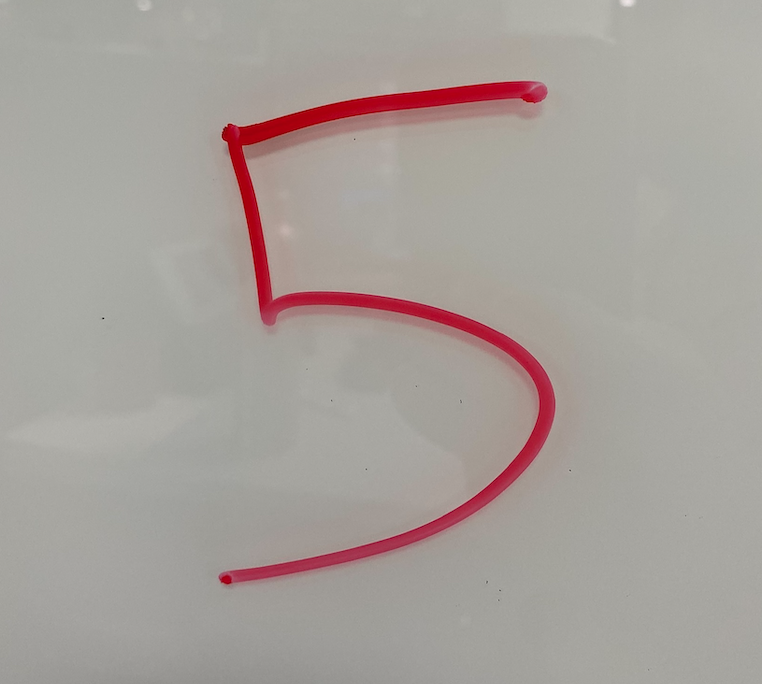
#> input picture Week3/Assignment MNIST Image classification Manish K/test1.png, 762 x 684 px
$ jupyter execute --allow-errors Digits.ipynb
#> lines starting #> are read from the running program, lines starting #| are printed output that depends on the picture; after the words box and inside, x2 and y2 are one past the last pixel; in counts of white or black regions, pixels touching at a corner belong together
[cell 1]
import tensorflow as tf
import numpy as np
import matplotlib.pyplot as plt
from sklearn.ensemble import RandomForestClassifier
from sklearn.metrics import accuracy_score

1. Download the MNIST dataset and load it
2. The MNIST images are **28X28** pixels **784** total pixels
3. The data is already split into 60000 *training* data and 10000 *testing* data

[cell 2]
mnist = tf.keras.datasets.mnist
#> (the rest of this cell did not finish here and is left out)

Print the images to test, note the MNIST dataset is a set of **greyscale** images. \
Passing the `cmap='gray'` tells `matplotlib` to render accordingly

[cell 3]
names = ['0', '1', '2', '3', '4', '5', '6', '7', '8', '9']
#> (the rest of this cell did not finish here and is left out)

Feature scaling the pixels in images

#> (a cell that did not finish here is left out)

Change the *testing* and *training* samples to 1D Array to have it 28 X 28 = 784 Features. Each pixel will be a feature

#> (a cell that did not finish here is left out)

[cell 6]
model = RandomForestClassifier()
#> (the rest of this cell did not finish here and is left out)

#> (a cell that did not finish here is left out)

##### To Test: #####
1. Read the images
2. Convert image to grayscale as the MNIST data set is B/W
3. Resize the image to make it 28X28 pixels so that it matches the MNIST Dataset
4. Apply Thresholding to convert grayscale images to B/W
5. Identify if the image is inverted, if not invert it so that the background is black and the text is white
    1. Count the non zero pixels (Since it has been through thresholding, it will either be black [0] or white [255])
    2. Remaining pixels are the black pixels
    3. If White pixels>Black pixels, the image is probably having a white background
    4. Invert it if white background
6. Scale the image
7. Ask the model to predict it

[cell 8]
import cv2
test_img_o = cv2.imread('./test1.png')
#> test_img_o is the input picture: shape (684, 762, 3); mean B, G, R 154.5, 159.4, 167.3
test_img_rgb = cv2.cvtColor(test_img_o, cv2.COLOR_BGR2RGB)
#Greyscale the image
gray_image = cv2.cvtColor(test_img_rgb, cv2.COLOR_BGR2GRAY)
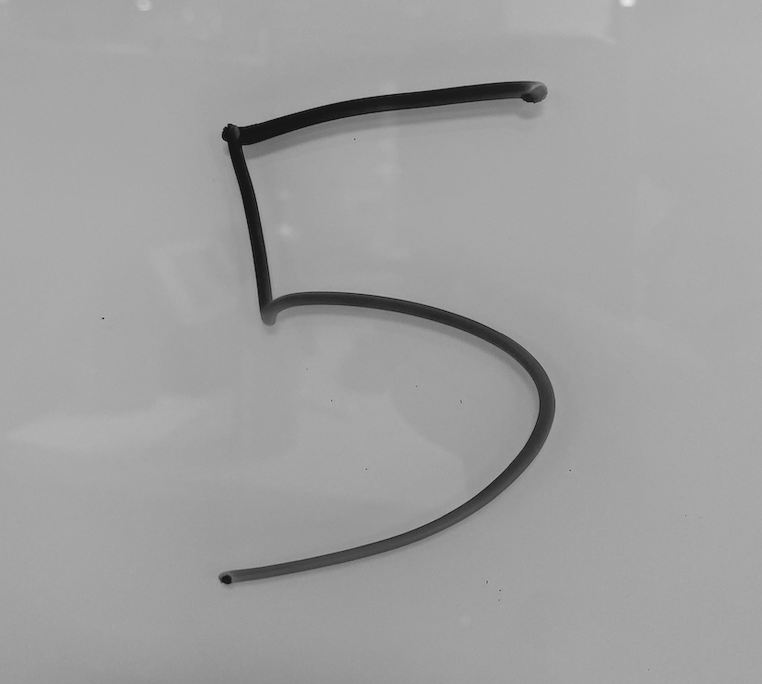
#> gray_image: shape (684, 762); min 0, max 232, mean 158.9

# Apply thresholding (Otsu's Binarization: Automatically calculates an optimal threshold value from the image histogram.)
retval, binary_image = cv2.threshold(gray_image, 0, 255, cv2.THRESH_BINARY + cv2.THRESH_OTSU)
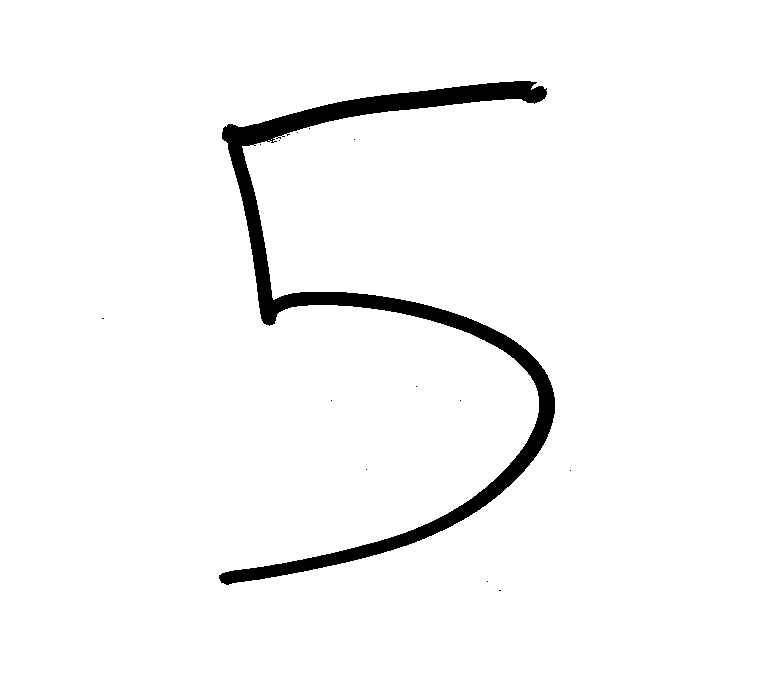
#> binary_image: shape (684, 762); 96.5% white; 14 black regions (13 under 20 px), largest, box (x1, y1, x2, y2) and area: (219, 81, 555, 585) 17971
#> retval = 106

# Count white pixels and black pixels
num_white_pixels = cv2.countNonZero(binary_image)
#> num_white_pixels = 503222
num_black_pixels = binary_image.size - num_white_pixels
#> num_black_pixels = 17986

# Check if the image has a white background and black letters
if num_white_pixels > num_black_pixels:
    # Invert the colors of the image
    inverted_image = cv2.bitwise_not(binary_image)
    # Update the binary image
    test_image = inverted_image
else:
    test_image = binary_image

test_img_o_resized = cv2.resize(test_image, (28, 28))
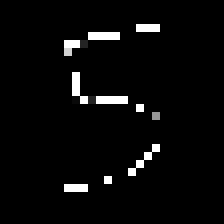
#> test_img_o_resized: shape (28, 28) (shown 8 times larger); min 0, max 255, mean 9
binary_image_scaled = test_img_o_resized/255.0
nx, ny = binary_image_scaled.shape
#> nx = 28; ny = 28
binary_image_scaled_1d = binary_image_scaled.reshape(1, (nx*ny))
#> (the rest of this cell did not finish here and is left out)

[cell 9]
plt.subplot(1,5,1)
plt.title("Original")
plt.axis("off")
plt.imshow(test_img_rgb)

plt.subplot(1,5,2)
plt.title("Greyscaled")
plt.axis("off")
plt.imshow(gray_image, cmap='gray')

plt.subplot(1,5,3)
plt.title("Thresholded")
plt.axis("off")
plt.imshow(binary_image, cmap='gray')

plt.subplot(1,5,4)
plt.title("Final")
plt.axis("off")
plt.imshow(test_image, cmap='gray')

plt.subplot(1,5,5)
plt.title("Final Scaled")
plt.axis("off")
plt.imshow(binary_image_scaled, cmap='gray')
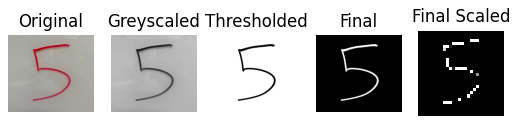
#> figure drawn by matplotlib, 5 panels
